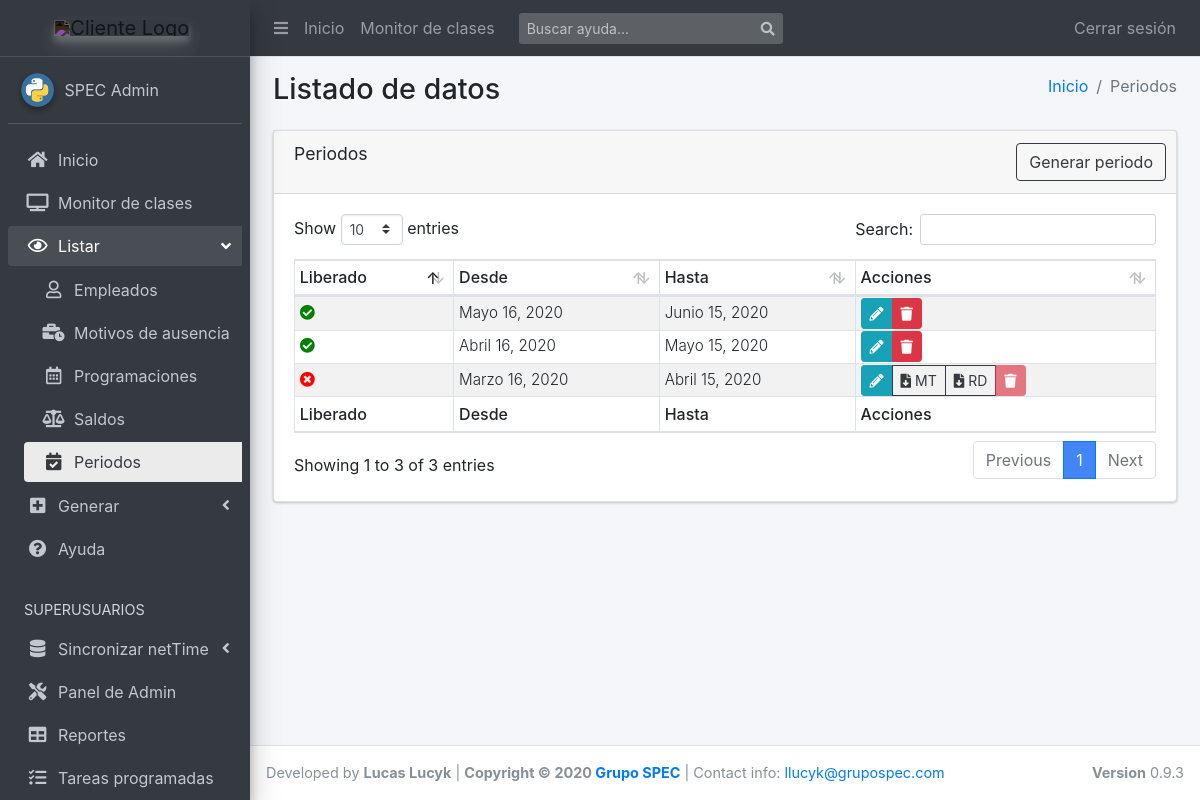
The page /list/periodos/ (signed in) on the database as committed earlier.
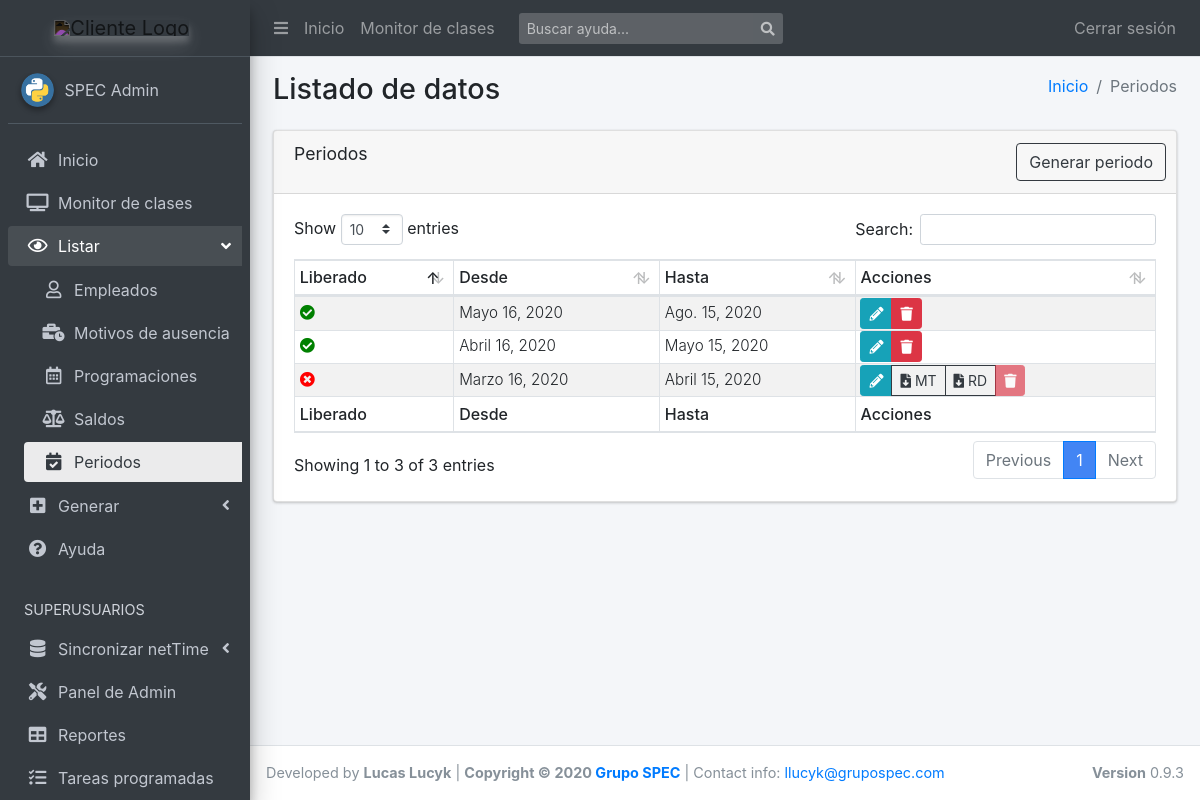
The same page on the database as committed later.
### scg_app/models.py (models this page shows, shortened)
class Periodo(models.Model):
    desde = models.DateField(blank=True)
    hasta = models.DateField(blank=True)
    bloqueado = models.BooleanField(blank=True, default=True)
    class Meta:
        verbose_name = "Periodo"
        verbose_name_plural = "Periodos"
        ordering = ["-desde"]
        get_latest_by = "-desde"
    def get_liquid_mono_url(self):
        return reverse('liquida_mono', kwargs={"pk": self.id})
    def get_liquid_rd_url(self):
        return reverse('liquida_rd', kwargs={"pk": self.id})
    def get_edit_url(self):
        return reverse('periodo_update', kwargs={"pk": self.id})
    def get_delete_url(self):
        return reverse(
            'confirm_delete',
            kwargs={"model": self.__class__.__name__, "pk": self.id})

### scg_app/views.py (the view)
# urls.py: path('periodos/', views.PeriodosList.as_view(), name='periodos_view'),
class PeriodosList(LoginRequiredMixin, ListView):
    model = Periodo
    template_name = 'apps/scg_app/list/periodos.html'
    context_object_name = 'periodos_list'
    ordering = ['-desde']

### templates/apps/scg_app/list/periodos.html
{% extends "apps/scg_app/list/base.html" %}
{% block active_ver_periodos %} active {% endblock %}
{% block route %}
  <li class="breadcrumb-item"><a href="{% url 'index' %}">Inicio</a></li>
  <li class="breadcrumb-item active">Periodos</li>
{% endblock route %}
{% block tableName %}Periodos{% endblock %}
{% block generar_btn %}
  <a href="{% url 'periodo_create' %}" class="btn btn-outline-dark">Generar periodo</a>
{% endblock %}
{% block tableHeaders %}
  <tr>
    <th>Liberado</th>
    <th>Desde</th>
    <th>Hasta</th>
    <th>Acciones</th>
  </tr>
{% endblock %}
{% block tableBody %}
  {% for periodo in periodos_list %}
    <tr>
      <td class="align-middle">
        {% if periodo.bloqueado %}
          <i class="fas fa-times-circle" ></i>
        {% else %}
          <i class="fas fa-check-circle"></i>
        {% endif %}
      </td>
      <td class="align-middle">{{periodo.desde}}</td>
      <td class="align-middle">{{periodo.hasta}}</td>
      <td class="py-0 align-middle">
        <div class="btn-group btn-group-sm">
          <a href="{{ periodo.get_edit_url|safe }}" class="btn btn-info"><i class="fas fa-pencil-alt"></i></a>
          {% if periodo.bloqueado %}
            <a href="{{ periodo.get_liquid_mono_url|safe }}" class="btn btn-outline-dark">
              <i class="fas fa-file-download"></i> MT</a>
            <a href="{{ periodo.get_liquid_rd_url|safe }}" class="btn btn-outline-dark">
              <i class="fas fa-file-download"></i> RD</a>
            <a href="#" class="btn btn-danger disabled" role="button" aria-disabled="true">
              <i class="fas fa-trash"></i>
            </a>
          {% else %}
            <a href="{{ periodo.get_delete_url|safe }}" class="btn btn-danger"><i class="fas fa-trash"></i></a>
          {% endif %}
        </div>
      </td>
    </tr>
  {% endfor %}
{% endblock %}
{% block tableFooter %}
  <tr>
    <th>Liberado</th>
    <th>Desde</th>
    <th>Hasta</th>
    <th>Acciones</th>
  </tr>
{% endblock %}

Rows that differ between the two databases and show on the page:
changed Periodo: hasta "Junio 15, 2020" → "Ago. 15, 2020"
